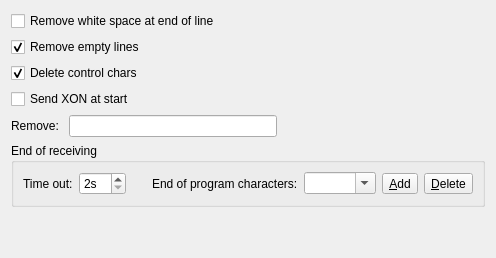
     <widget class="QWidget" name="optionTab">
      <attribute name="title">
       <string>Options - receiving</string>
      </attribute>
      <layout class="QVBoxLayout" name="verticalLayout_6">
       <item>
        <widget class="QCheckBox" name="removeSpaceEOB">
         <property name="toolTip">
          <string>Remove white space just before the end of line, sometimes added by Fanuc.
Works only when receiving file.</string>
         </property>
         <property name="text">
          <string>Remove white space at end of line</string>
         </property>
        </widget>
       </item>
       <item>
        <widget class="QCheckBox" name="removeEmptyLines">
         <property name="toolTip">
          <string>Remove empty lines after receive is complete</string>
         </property>
         <property name="text">
          <string>Remove empty lines</string>
         </property>
         <property name="checked">
          <bool>true</bool>
         </property>
        </widget>
       </item>
       <item>
        <widget class="QCheckBox" name="deleteControlChars">
         <property name="toolTip">
          <string>Delete all control chracters (&lt;0x3F; &gt;0x7F) from recieved file</string>
         </property>
         <property name="text">
          <string>Delete control chars</string>
         </property>
         <property name="checked">
          <bool>true</bool>
         </property>
        </widget>
       </item>
       <item>
        <widget class="QCheckBox" name="sendXonCheckBox">
         <property name="toolTip">
          <string>Send XON character to initiate transmission.</string>
         </property>
         <property name="text">
          <string>Send XON at start</string>
         </property>
        </widget>
       </item>
       <item>
        <layout class="QHBoxLayout" name="horizontalLayout_15">
         <item>
          <widget class="QLabel" name="label_22">
           <property name="text">
            <string>Remove: </string>
           </property>
          </widget>
         </item>
         <item>
          <widget class="QLineEdit" name="removeLineEdit">
           <property name="toolTip">
            <string>Use this to remove some unwanted characters from received data.
Vailid QtRegExp should be entered.</string>
           </property>
           <property name="maxLength">
            <number>128</number>
           </property>
           <property name="clearButtonEnabled">
            <bool>true</bool>
           </property>
          </widget>
         </item>
         <item>
          <spacer name="horizontalSpacer_11">
           <property name="orientation">
            <enum>Qt::Horizontal</enum>
           </property>
           <property name="sizeHint" stdset="0">
            <size>
             <width>40</width>
             <height>20</height>
            </size>
           </property>
          </spacer>
         </item>
        </layout>
       </item>
       <item>
        <widget class="QGroupBox" name="groupBox_6">
         <property name="title">
          <string>End of receiving</string>
         </property>
         <layout class="QHBoxLayout" name="horizontalLayout_13">
          <item>
           <layout class="QHBoxLayout" name="horizontalLayout_2">
            <item>
             <layout class="QHBoxLayout" name="horizontalLayout_14">
              <item>
               <widget class="QLabel" name="label_17">
                <property name="text">
                 <string>Time out:</string>
                </property>
               </widget>
              </item>
              <item>
               <widget class="QSpinBox" name="receiveTimeoutSpinBox">
                <property name="suffix">
                 <string>s</string>
                </property>
                <property name="minimum">
                 <number>2</number>
                </property>
                <property name="maximum">
                 <number>60</number>
                </property>
               </widget>
              </item>
             </layout>
            </item>
            <item>
             <spacer name="horizontalSpacer_4">
              <property name="orientation">
               <enum>Qt::Horizontal</enum>
              </property>
              <property name="sizeType">
               <enum>QSizePolicy::Preferred</enum>
              </property>
              <property name="sizeHint" stdset="0">
               <size>
                <width>20</width>
                <height>20</height>
               </size>
              </property>
             </spacer>
            </item>
            <item>
             <widget class="QLabel" name="label_11">
              <property name="text">
               <string>End of program characters:</string>
              </property>
             </widget>
            </item>
            <item>
             <widget class="QComboBox" name="endOfProgComboBox">
              <property name="sizePolicy">
               <sizepolicy hsizetype="Expanding" vsizetype="Fixed">
                <horstretch>0</horstretch>
                <verstretch>0</verstretch>
               </sizepolicy>
              </property>
              <property name="toolTip">
               <string>&lt;html&gt;&lt;head/&gt;&lt;body&gt;&lt;p&gt;This field contains expression used to find end of received CNC program (end of transmission).&lt;/p&gt;&lt;p&gt;It must contain valid Qt regular expression (QRexExp). See &lt;a href=&quot;http://doc.qt.io/qt-5/qregexp.html&quot;&gt;&lt;span style=&quot; text-decoration: underline; color:#00a489;&quot;&gt;http://doc.qt.io/qt-5/qregexp.html&lt;/span&gt;&lt;/a&gt;&lt;/p&gt;&lt;p&gt;In EdytorNC you can check this expression in function &amp;quot;Clean up&amp;quot;&lt;/p&gt;&lt;/body&gt;&lt;/html&gt;</string>
              </property>
              <property name="editable">
               <bool>true</bool>
              </property>
              <property name="maxCount">
               <number>64</number>
              </property>
              <item>
               <property name="text">
                <string/>
               </property>
              </item>
             </widget>
            </item>
            <item>
             <widget class="QToolButton" name="addEobButton">
              <property name="toolTip">
               <string>Add to the list</string>
              </property>
              <property name="text">
               <string>&amp;Add</string>
              </property>
              <property name="icon">
               <iconset resource="../application.qrc">
                <normaloff>:/images/add.svg</normaloff>:/images/add.svg</iconset>
              </property>
             </widget>
            </item>
            <item>
             <widget class="QToolButton" name="deleteEobButton">
              <property name="toolTip">
               <string>Delete from the list</string>
              </property>
              <property name="text">
               <string>&amp;Delete</string>
              </property>
              <property name="icon">
               <iconset resource="../application.qrc">
                <normaloff>:/images/list-remove.svg</normaloff>:/images/list-remove.svg</iconset>
              </property>
             </widget>
            </item>
           </layout>
          </item>
         </layout>
        </widget>
       </item>
       <item>
        <spacer name="verticalSpacer_2">
         <property name="orientation">
          <enum>Qt::Vertical</enum>
         </property>
         <property name="sizeHint" stdset="0">
          <size>
           <width>20</width>
           <height>40</height>
          </size>
         </property>
        </spacer>
       </item>
      </layout>
     </widget>
